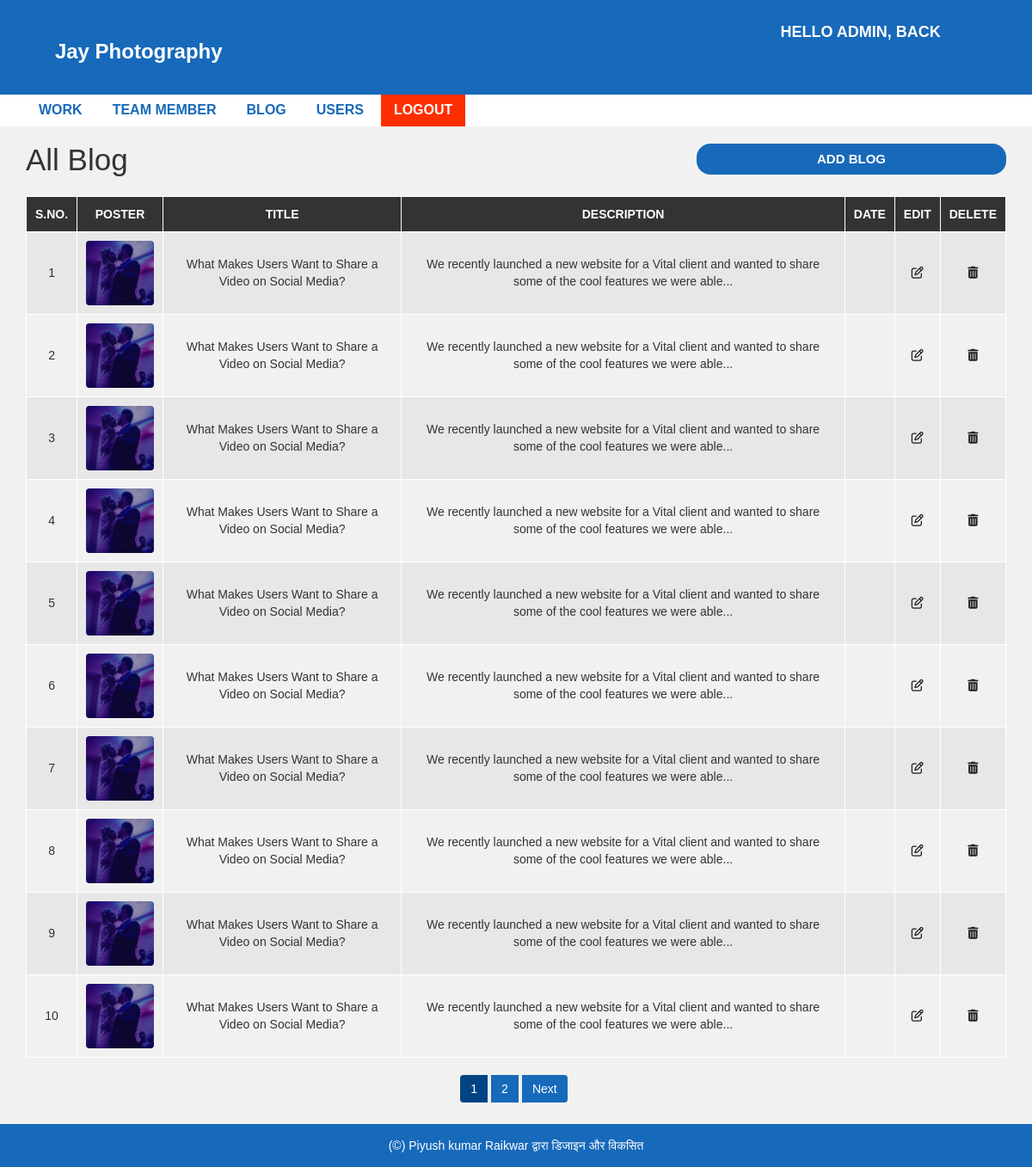
The page /admin/blog-read.php (signed in) on the database its author committed.
### tables this page shows
CREATE TABLE `blog` (
  `aid` int(11) NOT NULL,
  `atitle` varchar(255) NOT NULL,
  `adate` varchar(255) NOT NULL,
  `ades` text NOT NULL,
  `aimg` varchar(255) NOT NULL,
  `userId` varchar(255) NOT NULL,
  `active_record` varchar(255) NOT NULL DEFAULT 'Yes'
);

### admin/blog-read.php (the view, shortened to what this page needs)
<?php include "header.php"; ?>
<div id="admin-content">
    <div class="container">
        <div class="row">
            <div class="col-md-8 mb-2">
                <h5 class="admin-heading">All Blog</h5>
            </div>
            <div class="col-md-4">
                <a class="add-new" href="blog-insert.php" style="border-radius:16px; margin-bottom:25px">Add
                Blog</a>
            </div>
            <div class="col-md-12" style="overflow:scroll">
                <table class="content-table">
                    <thead>
                        <th>S.No.</th>
                        <th>Poster</th>
                        <th>Title</th>
                        <th>Description</th>
                        <th>Date</th>
                        <th>Edit</th>
                        <th>Delete</th>
                    </thead>
                    <tbody>
                        <?php
                        include("config.php");
                        if (isset($_GET['page_num_index'])) {
                            $page_num_index_by_addbar = $_GET['page_num_index'];
                        } else {
                            $page_num_index_by_addbar = 1;
                        }
                        $record_limit = 10;
                        $offset = ($page_num_index_by_addbar - 1) * $record_limit;
                        $sql_show_user = "SELECT * FROM blog WHERE active_record = 'Yes' ORDER BY aid DESC LIMIT {$offset},{$record_limit}";
                        $result_sql_show_user = mysqli_query($conn, $sql_show_user) or die("Query Failed!!");
                        if (mysqli_num_rows($result_sql_show_user) > 0) {
                            $serial_num = $offset + 1;
                            while ($row = mysqli_fetch_assoc($result_sql_show_user)) {
                        ?>
                                <tr>
                                    <td class='id'>
                                        <?php echo ($serial_num); ?>
                                    </td>
                                    <td style="text-align:center;">
                                        <img src="upload/<?php echo ($row['aimg']) ?>" alt="Error" style="height: 75px; border-radius:4px">
                                    </td>
                                    <td>
                                        <?php echo ($row['atitle']) ?>
                                    </td>
                                    <td>
                                        <?php echo ($row['ades']) ?>
                                    </td>
                                    <td>
                                    </td>
                                    <td class='edit'><a href='blog-update.php?id=<?php echo ($row["aid"]) ?>'><i class='fa fa-edit'></i></a></td>
                                    <td class='delete'><a href='blog-delete.php?id=<?php echo ($row["aid"]) ?>'><i class='fa fa-trash'></i></a></td>
                                </tr>
                        <?php $serial_num++;
                            }
                        } ?>
                    </tbody>
                </table>
                <?php
                $sql_user_show_by_page = "SELECT * FROM blog WHERE active_record = 'Yes'";
                $result_sql_user_show_by_page = mysqli_query($conn, $sql_user_show_by_page) or die("Query Die --> sql_user_show_by_page");
                if (mysqli_num_rows($result_sql_user_show_by_page) > 0) {
                    $total_user_record = mysqli_num_rows($result_sql_user_show_by_page);
                    $total_page = ceil($total_user_record / $record_limit);
                    echo ("<ul class='pagination admin-pagination'>");
                    for ($i = 1; $i <= $total_page; $i++) {
                        if ($page_num_index_by_addbar == $i) {
                            $active_page = "active";
                        } else {
                            $active_page = "";
                        }
                        echo ("<li class=$active_page><a href='blog-read.php?page_num_index=$i'>$i</a></li>");
                    }
                    if ($page_num_index_by_addbar < $total_page) {
                        echo ("<li><a href='blog-read.php?page_num_index=" . ($page_num_index_by_addbar + 1) . "'>Next</a></li>");
                    }
                    echo ("</ul>");
                }
                ?>
            </div>
        </div>
    </div>
</div>
<?php include "footer.php"; ?>

### css/adminstyle_centerMain.css (style rules this page uses)
body { background: #f1f1f1; font-family: sans-serif,arial,Helvetica; }
a, a:hover, a:focus { text-decoration: none; outline: none; }
ul { margin:0; padding:0; list-style:none; }
#admin-content { padding: 20px 0; min-height: 750px; }
#admin-content .admin-heading { font-size: 35px; margin: 0 0 15px; }
#admin-content .add-new { color: #fff; background-color: #1769BA; font-size: 15px; font-weight: 600; text-align: center; text-transform: uppercase; padding: 7px 10px; display: block; transition: all 0.3s; }
#admin-content .content-table { border: 1px solid #000; width: 100%; margin: 0 0 20px; }
#admin-content .content-table thead { color: #fff; background-color: #333; }
#admin-content .content-table th { padding: 10px; border: 1px solid #fff; font-weight: 600; text-align: center; text-transform: uppercase; }
#admin-content .content-table tbody { color: #333; }
#admin-content .content-table tbody tr { background-color: #e7e7e7; }
#admin-content .content-table tbody tr:nth-child(even) { background-color: transparent; }
#admin-content .content-table tbody td { padding: 10px; border: 1px solid #fff; text-align: center; }
#admin-content .content-table tbody td:nth-child(2) { text-align: left; }
#admin-content .admin-pagination { margin: 0; }
#admin-content .admin-pagination li a { display: block; }
.id, .edit, .delete { text-align:center; }
.pagination { display: block; text-align: center; margin: 0; }
.pagination li { display:inline-block; margin: 0 5px 0 0; }
.pagination li a { border: none; background: #1769BA; color: #fff; }
.pagination li a:hover, .pagination li.active a, .pagination > li > a:focus { color:#fff; background:#024384; cursor: pointer; }
i.fa { color:#222; }

### rows shown on the page
blog: aimg (picture), atitle "What Makes Users Want to Share a Video on Social Media?", ades "We recently launched a new website for a Vital client and wanted to share some of the cool features we were able..."
blog: aimg (picture), atitle "What Makes Users Want to Share a Video on Social Media?", ades "We recently launched a new website for a Vital client and wanted to share some of the cool features we were able..."
blog: aimg (picture), atitle "What Makes Users Want to Share a Video on Social Media?", ades "We recently launched a new website for a Vital client and wanted to share some of the cool features we were able..."
blog: aimg (picture), atitle "What Makes Users Want to Share a Video on Social Media?", ades "We recently launched a new website for a Vital client and wanted to share some of the cool features we were able..."
blog: aimg (picture), atitle "What Makes Users Want to Share a Video on Social Media?", ades "We recently launched a new website for a Vital client and wanted to share some of the cool features we were able..."
blog: aimg (picture), atitle "What Makes Users Want to Share a Video on Social Media?", ades "We recently launched a new website for a Vital client and wanted to share some of the cool features we were able..."
blog: aimg (picture), atitle "What Makes Users Want to Share a Video on Social Media?", ades "We recently launched a new website for a Vital client and wanted to share some of the cool features we were able..."
blog: aimg (picture), atitle "What Makes Users Want to Share a Video on Social Media?", ades "We recently launched a new website for a Vital client and wanted to share some of the cool features we were able..."
blog: aimg (picture), atitle "What Makes Users Want to Share a Video on Social Media?", ades "We recently launched a new website for a Vital client and wanted to share some of the cool features we were able..."
blog: aimg (picture), atitle "What Makes Users Want to Share a Video on Social Media?", ades "We recently launched a new website for a Vital client and wanted to share some of the cool features we were able..."

### other values the page prints
$_SESSION['username'] "ADMIN"
